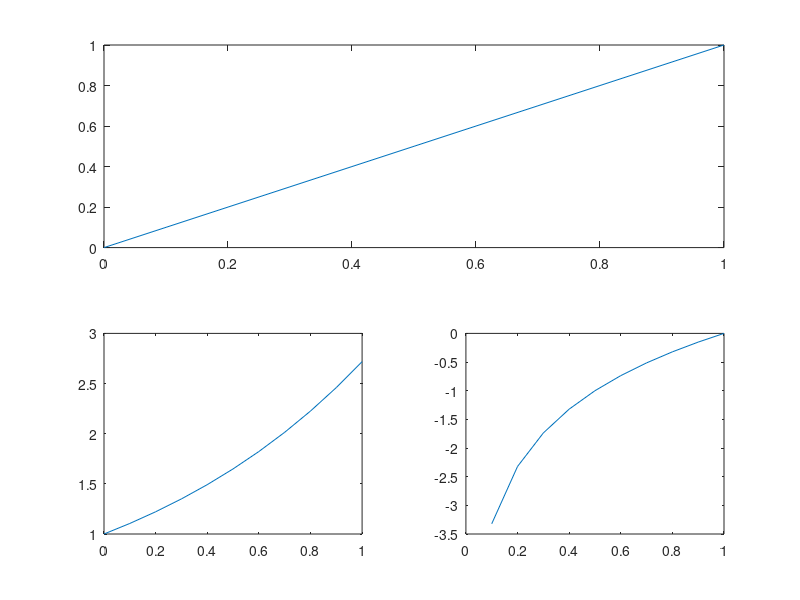

MATLAB code to generate this figure:
clear all;
clc;

x = 0 : 0.1 : 1;
y1 = x;
y2 = exp(x);
y3 = log2(x);

figure(1);
subplot(2, 2, 1:2);
plot(x, y1);

subplot(2, 2, 3);
plot(x, y2);

subplot(2, 2, 4);
plot(x, y3);